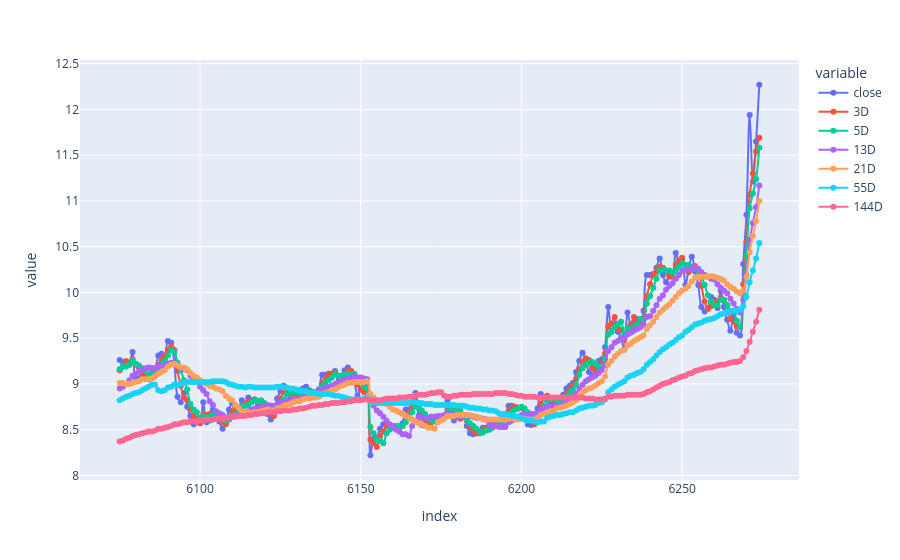

Notebook source saved alongside this figure:
### Code cell
fig = px.line(final_df[['close','3D','5D','13D','21D','55D','144D']],
            #   x = final_df['datetime'],
              # y = final_df[['close','3D','5D']],
              markers=True,
              line_shape='spline'
    
)
fig.show()

### Figure 1 — Plotly figure (JSON) as saved in the notebook; plotly's stock layout.template omitted (floating-point values rounded to 4 significant figures; data arrays with more than 128 entries replaced by an {"elided": "..."} marker saying what was removed)
{"data": [{"hovertemplate": "variable=close<br>index=%{x}<br>value=%{y}<extra></extra>", "legendgroup": "close", "line": {"color": "#636efa", "dash": "solid", "shape": "spline"}, "marker": {"symbol": "circle"}, "mode": "lines+markers", "name": "close", "orientation": "v", "showlegend": true, "type": "scatter", "x": {"elided": "200 int values"}, "xaxis": "x", "y": {"elided": "200 float values"}, "yaxis": "y"}, {"hovertemplate": "variable=3D<br>index=%{x}<br>value=%{y}<extra></extra>", "legendgroup": "3D", "line": {"color": "#EF553B", "dash": "solid", "shape": "spline"}, "marker": {"symbol": "circle"}, "mode": "lines+markers", "name": "3D", "orientation": "v", "showlegend": true, "type": "scatter", "x": {"elided": "200 int values"}, "xaxis": "x", "y": {"elided": "200 float values"}, "yaxis": "y"}, {"hovertemplate": "variable=5D<br>index=%{x}<br>value=%{y}<extra></extra>", "legendgroup": "5D", "line": {"color": "#00cc96", "dash": "solid", "shape": "spline"}, "marker": {"symbol": "circle"}, "mode": "lines+markers", "name": "5D", "orientation": "v", "showlegend": true, "type": "scatter", "x": {"elided": "200 int values"}, "xaxis": "x", "y": {"elided": "200 float values"}, "yaxis": "y"}, {"hovertemplate": "variable=13D<br>index=%{x}<br>value=%{y}<extra></extra>", "legendgroup": "13D", "line": {"color": "#ab63fa", "dash": "solid", "shape": "spline"}, "marker": {"symbol": "circle"}, "mode": "lines+markers", "name": "13D", "orientation": "v", "showlegend": true, "type": "scatter", "x": {"elided": "200 int values"}, "xaxis": "x", "y": {"elided": "200 float values"}, "yaxis": "y"}, {"hovertemplate": "variable=21D<br>index=%{x}<br>value=%{y}<extra></extra>", "legendgroup": "21D", "line": {"color": "#FFA15A", "dash": "solid", "shape": "spline"}, "marker": {"symbol": "circle"}, "mode": "lines+markers", "name": "21D", "orientation": "v", "showlegend": true, "type": "scatter", "x": {"elided": "200 int values"}, "xaxis": "x", "y": {"elided": "200 float values"}, "yaxis": "y"}, {"hovertemplate": "variable=55D<br>index=%{x}<br>value=%{y}<extra></extra>", "legendgroup": "55D", "line": {"color": "#19d3f3", "dash": "solid", "shape": "spline"}, "marker": {"symbol": "circle"}, "mode": "lines+markers", "name": "55D", "orientation": "v", "showlegend": true, "type": "scatter", "x": {"elided": "200 int values"}, "xaxis": "x", "y": {"elided": "200 float values"}, "yaxis": "y"}, {"hovertemplate": "variable=144D<br>index=%{x}<br>value=%{y}<extra></extra>", "legendgroup": "144D", "line": {"color": "#FF6692", "dash": "solid", "shape": "spline"}, "marker": {"symbol": "circle"}, "mode": "lines+markers", "name": "144D", "orientation": "v", "showlegend": true, "type": "scatter", "x": {"elided": "200 int values"}, "xaxis": "x", "y": {"elided": "200 float values"}, "yaxis": "y"}], "layout": {"legend": {"title": {"text": "variable"}, "tracegroupgap": 0}, "margin": {"t": 60}, "xaxis": {"anchor": "y", "domain": [0, 1], "title": {"text": "index"}}, "yaxis": {"anchor": "x", "domain": [0, 1], "title": {"text": "value"}}}}
